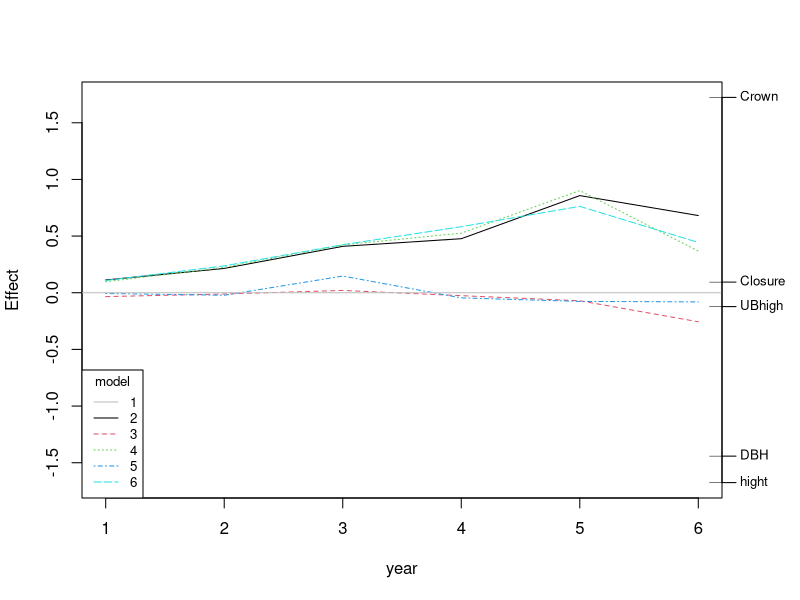

Write the R code that produced this figure.
## ---- chunk 1
cihuai = read.table (file=file.path("data for analysis", "PRC analysis data.txt"),  header = T, sep="\t", fileEncoding="UTF-16")
# 注意这种选择文件相对路径的方法。chuck中的工作目录和console中的工作目录不同。
head(cihuai)
## ---- chunk 2
library(vegan)
?prc #查看prc用法
## ---- chunk 3
year = gl(6, 18, labels =  c(1, 2, 3, 4, 5, 6))
model = factor(rep(c(1,1,1,2,2,2,3,3,3,4,4,4,5,5,5,6,6,6), 6))
cihuai = cihuai[,c(3,4,5,6,7)]
## ---- chunk 4
prc.res = prc(cihuai, model, year)
summary(prc.res)
## ---- chunk 5
plot(prc.res)
